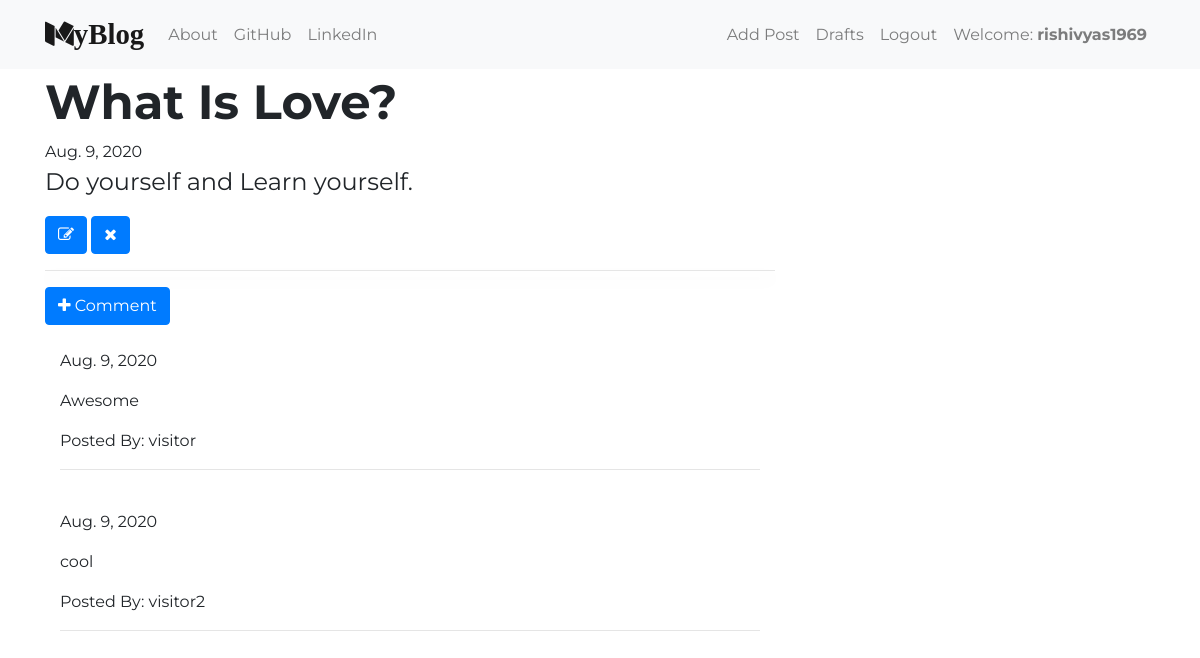
Page /post/7/ (signed in) on the committed database.
### blog/models.py (models this page shows, shortened)
class Post(models.Model):
    author = models.ForeignKey("auth.User", on_delete=models.CASCADE)
    title = models.CharField(max_length=200)
    text = models.CharField(max_length=500)
    create_date = models.DateField(default=timezone.now)
    publish_date = models.DateField(null=True, blank=True)

class Comment(models.Model):
    post = models.ForeignKey("blog.Post", related_name='comments', on_delete=models.CASCADE)
    author = models.CharField( max_length=200)
    text = models.CharField(max_length=500)
    create_date = models.DateField(default=timezone.now)
    approved_comment = models.BooleanField(null=True, blank=True)

### blog/views.py (the view)
# urls.py: path('post/<int:pk>/', views.PostDetailView.as_view(), name="post_detail"),
class PostDetailView(DetailView):
    model = Post

### blog/templates/blog/post_detail.html (shortened to what this page needs)
{% extends 'blog/base.html' %}
{% block content %}
    <h1 class="posttitle loader">{{ post.title }}</h1>
    {% if post.publish_date %}
        <div class="date publish_date">
            {{ post.publish_date }}
        </div>
    {% else %}
        <a class="btn btn-secondary" href="{% url 'post_publish' pk=post.pk %}">Publish</a>
    {% endif %}
    <p class="postcontent">{{ post.text|safe|linebreaksbr }}</p>
    {% if user.is_authenticated %}
        <a class="btn btn-primary" href="{% url 'post_edit' pk=post.pk%}"><i class="fa fa-pencil-square-o" aria-hidden="true"></i></a>
        <a class="btn btn-primary" href="{% url 'post_remove' pk=post.pk%}"><i class="fa fa-times" aria-hidden="true"></i></a>
    {% endif %}
    <hr class="shadow">
    <a class="btn btn-primary" href="{% url 'add_comment_to_post' pk=post.pk %}"><i class="fa fa-plus" aria-hidden="true"></i> Comment</a>
    <div class="container">
        {% for comment in post.comments.all %}
            <br>
            {% if user.is_authenticated or comment.approved_comment %}
                {{ comment.create_date }}
                <p>{{ comment.text|safe|linebreaks }}</p>
                <p>Posted By: {{ comment.author }}</p>
            {% endif %}
            <hr>
        {% endfor %}
{% endblock content %}

### blog/templates/blog/base.html (shortened to what this page needs)
<!DOCTYPE html>
{% load static %}
<html>
    <head>
        <link rel="stylesheet" href="https://stackpath.bootstrapcdn.com/bootstrap/4.5.2/css/bootstrap.min.css">
        <link rel="stylesheet" href="//cdn.jsdelivr.net/npm/medium-editor@latest/dist/css/medium-editor.min.css" type="text/css" media="screen" charset="utf-8">
        <link rel="stylesheet" href="{% static 'css/blog.css' %}" />
        <link rel="stylesheet" href="https://stackpath.bootstrapcdn.com/font-awesome/4.7.0/css/font-awesome.min.css">
    </head>
    <body>
        <nav class="navbar navbar-expand-lg navbar-light bg-light custom-navbar">
        <div class="container">
            <a class="navbar-brand mybrand" href="{% url 'post_list' %}"><i class="fa fa-medium" aria-hidden="true"></i>yBlog</a>
            <div class="collapse navbar-collapse" id="navbarNav">
                <ul class="navbar-nav">
                <li class="nav-item">
                    <a class="nav-link" href="{% url 'about' %}">About</a>
                </li>
                <li class="nav-item">
                    <a class="nav-link" href="https://github.com/rishivyas1969">GitHub</a>
                </li>
                <li class="nav-item">
                    <a class="nav-link" href="https://www.linkedin.com/in/rishi-vyas-43308414b/">LinkedIn</a>
                </li>
                </ul>
            </div>
            <ul class="navbar-nav navbar-right">
                    {% if user.is_authenticated %}
                        <li class="nav-item">
                            <a class="nav-link" href="{% url 'post_new' %}">Add Post</a>
                        </li>
                        <li class="nav-item">
                            <a class="nav-link" href="{% url 'post_draft_list' %}">Drafts</a>
                        </li>
                        <li class="nav-item">
                            <a class="nav-link" href="{% url 'logout' %}">Logout</a>
                        </li>
                        <li class="nav-item">
                            <a class="nav-link">Welcome: <span class="font-weight-bold">{{ user.username }}</span></a>
                        </li>
                    {% else %}
                        <li class="nav-item">
                            <a class="nav-link" href="{% url 'login' %}"><i class="fa fa-user" aria-hidden="true"></i></span></a>
                        </li>
                    {% endif %}
                </ul>
            </div>
        </nav>
        <div class="content container loader">
            <div class="row">
                <div class="col-md-8">
                    <div class="blog_posts">
                        {% block content %}
                        {% endblock content %}
                    </div>
                </div>
            </div>
        </div>
    </body>
</html>

### blog/static/css/blog.css (style rules this page uses)
body { font-family: Montserrat; }
.mybrand { font-size: 1.8em; font-weight: 700; font-family: Playfair; }
.custom-navbar { margin-bottom: 5px; }
.posttitle { font-family: Montserrat; font-size: 3em; text-transform: capitalize; font-weight: 700; }
.postcontent { font-family: Montserrat, sans-serif; font-size: 1.5em; }
.loader { filter:hue-rotate(0deg); color:linear-gradient(45deg,#0f8,#08f); animation:hue 10000ms infinite linear; }

### rows in the picture
Post: title "What Is Love?", publish_date "Aug. 9, 2020", text "Do yourself and Learn yourself."
Comment: create_date "Aug. 9, 2020", text "Awesome", author "visitor"
Comment: create_date "Aug. 9, 2020", text "cool", author "visitor2"

### other values in the picture
{{ user.username }} "rishivyas1969"
